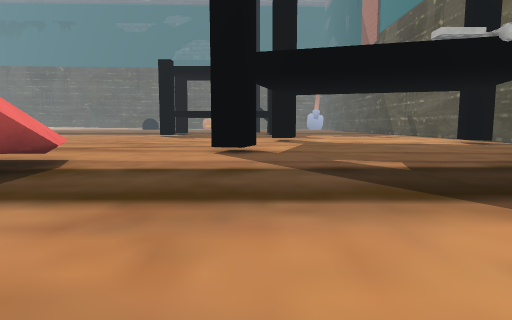
View 1 (above)

15 first-person views from a walk through a 3-D level made in the Unity game engine. The camera is 1.2 m above the floor, tilts 6° down and sees 75° across. The floor is counted in squares, 2 m on a side. Each view is taken from the middle of a square. On the plan, view 1 faces up. The plan holds only what a view shows up to about 10 squares ahead; the rest is blank. The place goes on beyond the plan. Some surface patterns are stand-ins.

View 2
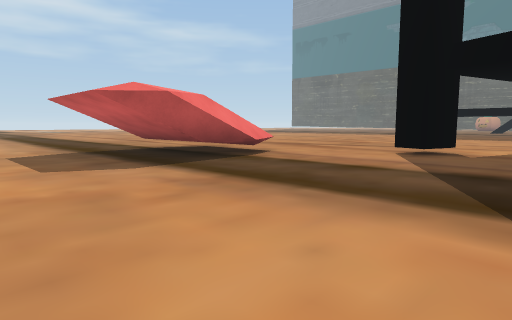

View 3
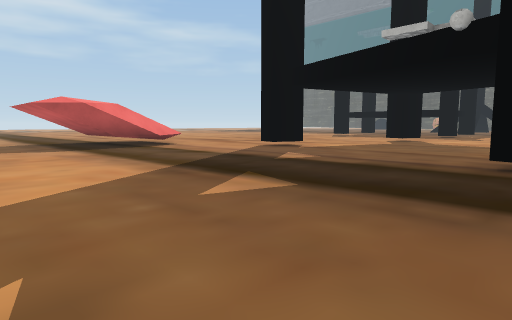

View 4
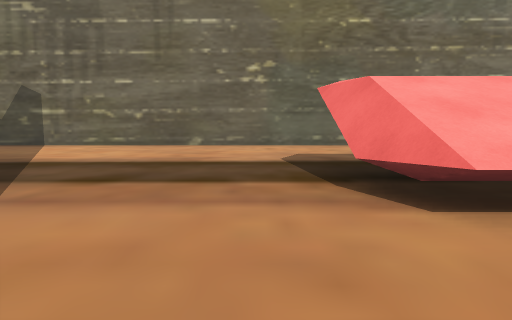

View 5
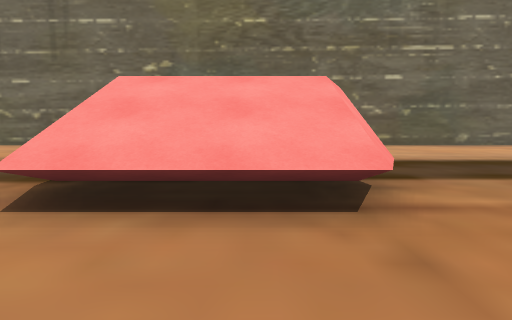

View 6
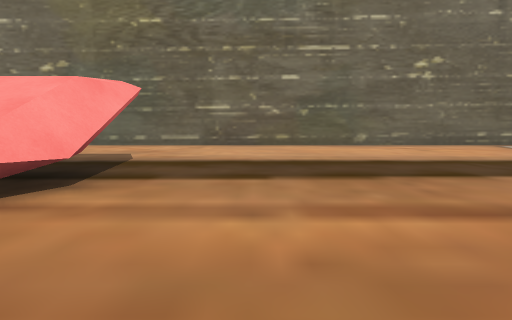

View 7
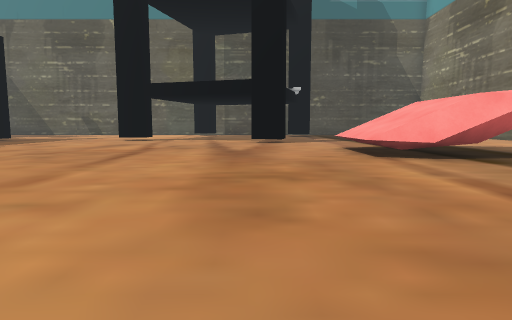

View 8
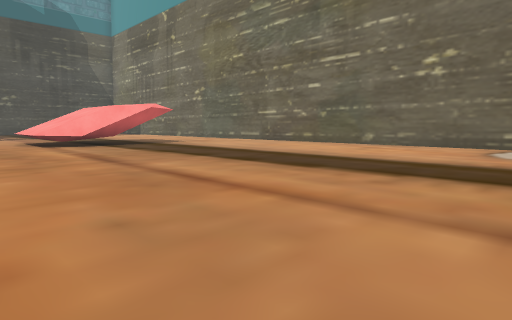

View 9
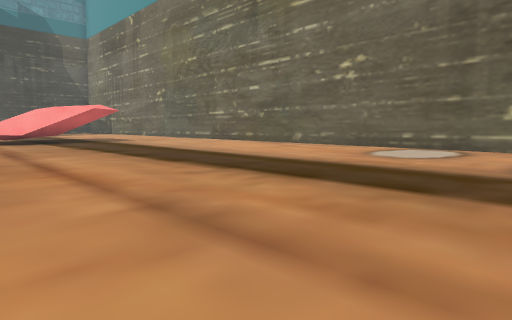

View 10
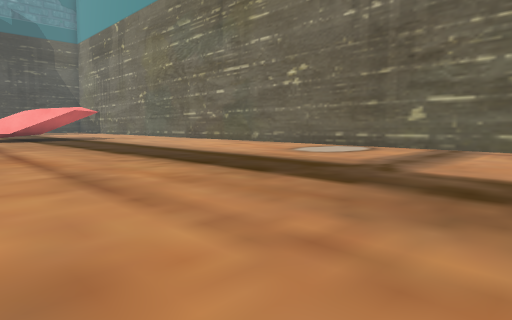

View 11
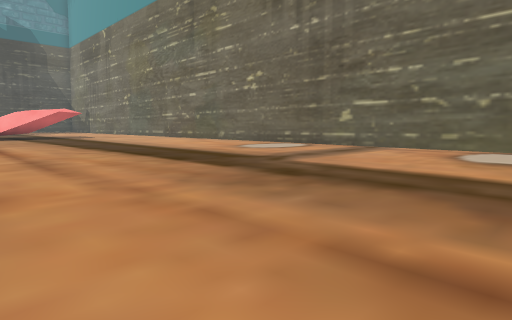

View 12
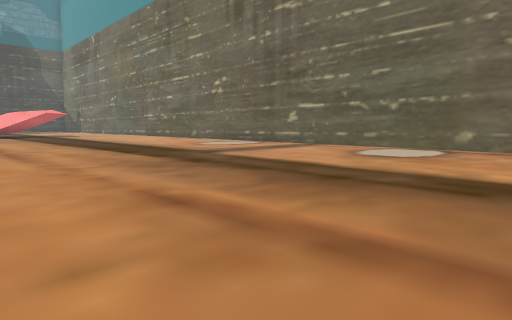

View 13
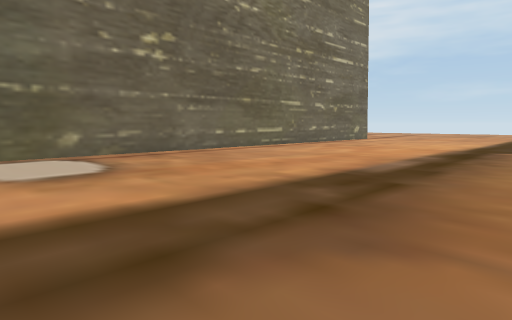

View 14
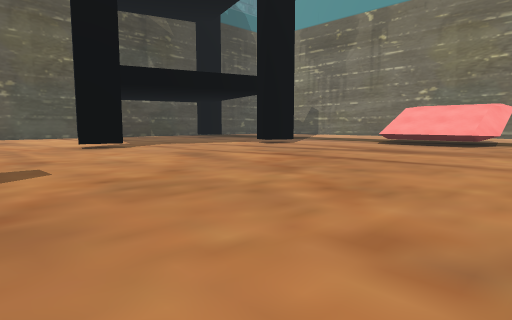

View 15
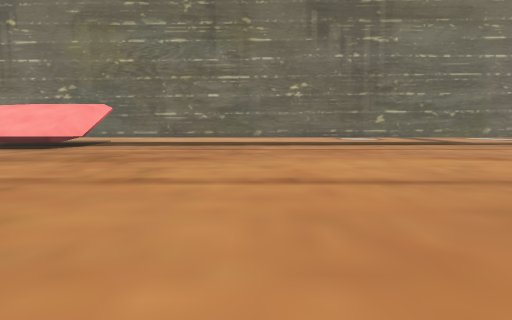

### Floor plan
Points are (right, up) in squares from view 1. A wall is a line through its corners. A room is listed if a view was taken in it or the views show most of it. See-through windows are left out.
Room 1 (views 1, 2, 3, 4, 5, 6, 7, 8, 9, 10, 11, 12, 13, 14, 15)
walls: (-6.5, 4) (-5.7, 5.9); (-6.4, 3.5) (-5.8, 5); (-3.4, 6) (-2.7, 4.3); (-3.4, 5.4) (-2.7, 3.6); (-5.7, 3) (-6.3, 4.5); (-5.9, 2.8) (-6.3, 3.8); (-2.8, 4.9) (-3.5, 3.1); (-2.9, 4.2) (-3.5, 2.5); (0, 8.1) (-0.3, 7) (-1, 7.2); (0.6, 12.2) (0.9, 13.3); (-27.4, -1.9) (5.6, -1.9)
low walls: (-5.8, 6) (-6.3, 4.8); (-5.7, 3.4) (-6.3, 4.9)

Where each view was taken, in squares from view 1:
view 1: 0 up, 0 right, facing up
view 2: 0 up, 2 right, facing up-left
view 3: 0 up, 6 right, facing up-left
view 4: 8 up, 2 left, facing down
view 5: 8 up, 5 left, facing down
view 6: 8 up, 8 left, facing down
view 7: 8 up, 12 left, facing right
view 8: 8 up, 16 left, facing down-right
view 9: 7 up, 18 left, facing down-right
view 10: 7 up, 20 left, facing down-right
view 11: 7 up, 22 left, facing down-right
view 12: 7 up, 24 left, facing down-right
view 13: 5 up, 20 left, facing down-left
view 14: 16 up, 8 left, facing down-right
view 15: 14 up, 11 left, facing down
